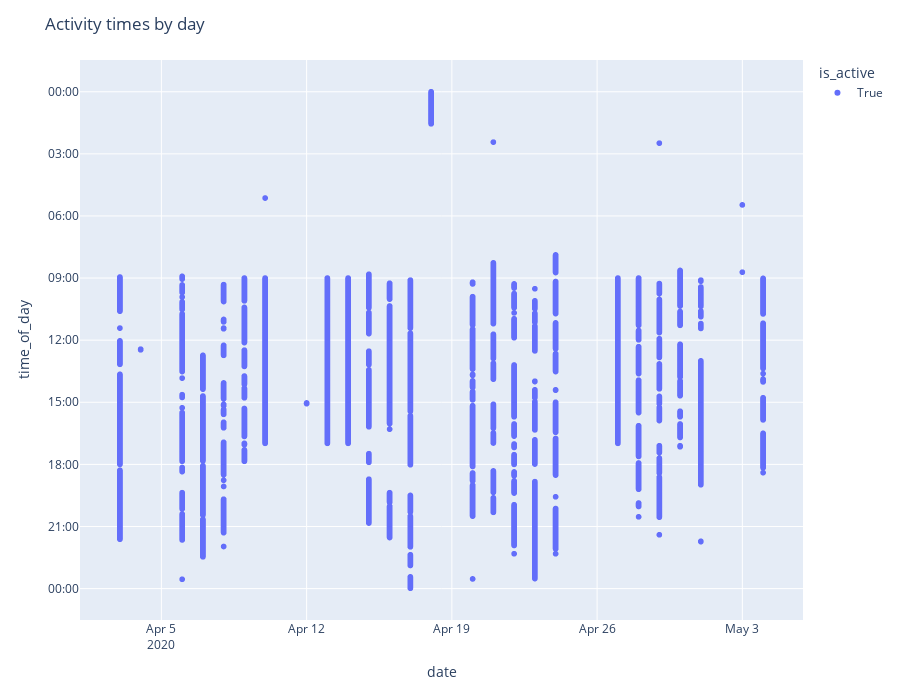

Write notebook code for a chart like this one.
### Markdown cell above
# Activity Data for All Time

### Code cell
#plot activity by day
fig = px.scatter(
    activity_info.activity_timeseries[activity_info.activity_timeseries.is_active],
    x='date', y='time_of_day', color='is_active'
)
fig.update_layout(
    title="Activity times by day",
    yaxis_tickformat = '%H:%M',
    yaxis = dict(autorange = 'reversed'),
    width=900, height=700
)

fig.show()

### Figure 1 — Plotly figure (JSON) as saved in the notebook; plotly's stock layout.template omitted (floating-point values rounded to 4 significant figures; data arrays with more than 128 entries replaced by an {"elided": "..."} marker saying what was removed)
{"data": [{"hovertemplate": "is_active=True<br>date=%{x}<br>time_of_day=%{y}<extra></extra>", "legendgroup": "True", "marker": {"color": "#636efa", "symbol": "circle"}, "mode": "markers", "name": "True", "showlegend": true, "type": "scattergl", "x": {"elided": "11193 str values"}, "xaxis": "x", "y": {"elided": "11193 str values"}, "yaxis": "y"}], "layout": {"height": 700, "legend": {"title": {"text": "is_active"}, "tracegroupgap": 0}, "margin": {"t": 60}, "title": {"text": "Activity times by day"}, "width": 900, "xaxis": {"anchor": "y", "domain": [0, 1], "title": {"text": "date"}}, "yaxis": {"anchor": "x", "autorange": "reversed", "domain": [0, 1], "tickformat": "%H:%M", "title": {"text": "time_of_day"}}}}
